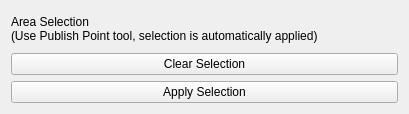
<?xml version="1.0" encoding="UTF-8"?>
<ui version="4.0">
 <class>PolygonAreaSelectionWidget</class>
 <widget class="QWidget" name="PolygonAreaSelectionWidget">
  <property name="geometry">
   <rect>
    <x>0</x>
    <y>0</y>
    <width>409</width>
    <height>114</height>
   </rect>
  </property>
  <property name="windowTitle">
   <string>Form</string>
  </property>
  <layout class="QVBoxLayout" name="verticalLayout">
   <item>
    <widget class="QLabel" name="label_area_selection">
     <property name="text">
      <string>Area Selection
(Use Publish Point tool, selection is automatically applied)</string>
     </property>
    </widget>
   </item>
   <item>
    <widget class="QPushButton" name="push_button_clear_selection">
     <property name="text">
      <string>Clear Selection</string>
     </property>
    </widget>
   </item>
   <item>
    <widget class="QPushButton" name="push_button_apply_selection">
     <property name="text">
      <string>Apply Selection</string>
     </property>
    </widget>
   </item>
  </layout>
 </widget>
 <resources/>
 <connections/>
</ui>
